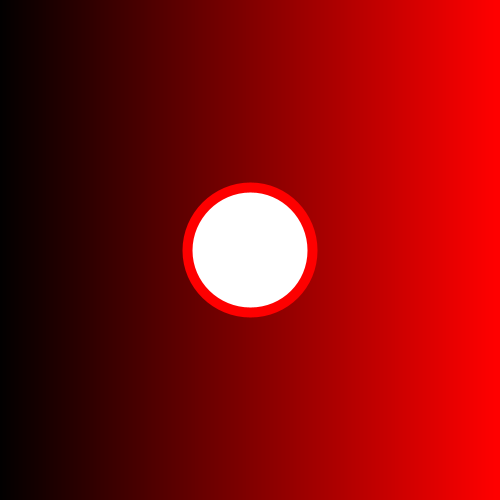
Frame 1 (no input)
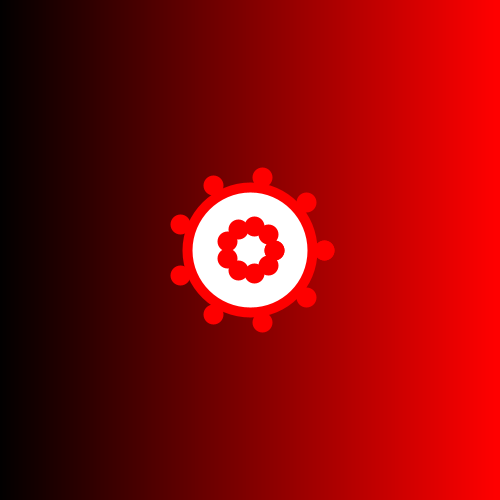
Frame 60 (the mouse pressed at the canvas centre just before this capture)
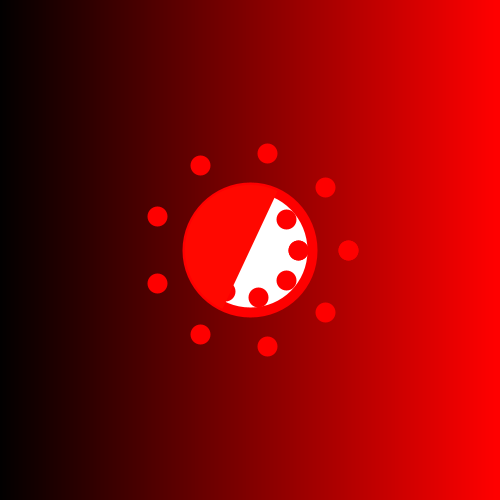
Frame 120 (the mouse held since frame 60 and released just before this capture)

The Processing sketch that drew these frames (run headless with seeded random() and noise(); from frame 60 on, the mouse is pressed at the canvas centre):

// Processing sketch: processing_113309
// ── processing_113309.pde

float hue = 0;
float timer = 0.0;
float radiusTimer = 0;
float animationTimer = 0;
float angle = 0;

void setup()
{
  size(500, 500);
  colorMode(HSB, 360, 100, 100);
  stroke(0, 0, 0);
  strokeWeight(10);
}

void draw()
{
  timer = timer + 0.0167;  //(1 / 60.0)
  radiusTimer = radiusTimer + .4;
  animationTimer = animationTimer + 0.0067;
  angle += .2;
  
  if (angle > TWO_PI)
  {
    angle = 0;
  }
  
  if (timer >= 0)
  {
    drawRainbow();
  }
  
  drawEllipse();
  
  if (timer >= .5)
  {
    drawCircle(radiusTimer);
  }
  
  if (timer >= 1)
  {
    drawCircle(50 + radiusTimer);
  }
  
  
  if (timer >= 2 && timer <= 5)
  {
    hue += 2;
  fill(hue, 100, 100);
  if(hue >= 360)
  {
    hue = 0;
  }
    noStroke();
    pushMatrix();
    translate(width/2, height/2);
    rotate(angle * 5);
    arc(0, 0, 130, 130, PI, TWO_PI);
    popMatrix();
  }
  
    if (timer >= 5.5)
  {
    drawCircle2(radiusTimer);
    hue += 2;
    fill(hue, 100, 100);
    if(hue >= 360)
    {
      hue = 0;
    }
    stroke(hue, 99, 99);
    drawCircle2(50 + radiusTimer);
    drawCircle2(25 + radiusTimer);
  }
  
  if (timer >= 8)
  {
    filter(INVERT);
    radiusTimer = radiusTimer - 4;
    drawCircle(1 + radiusTimer);
    drawCircle(5 + radiusTimer);
    drawCircle(10 + radiusTimer);
    drawCircle(15 + radiusTimer);
    drawCircle(20 + radiusTimer);
    drawCircle(25 + radiusTimer);
    drawCircle(30 + radiusTimer);
    drawCircle(35 + radiusTimer);
    drawCircle(40 + radiusTimer);
    drawCircle(60 + radiusTimer);
    drawCircle(65 + radiusTimer);
    drawCircle(70 + radiusTimer);
    drawCircle(75 + radiusTimer);
    drawCircle(80 + radiusTimer);
    drawCircle(85 + radiusTimer);
    drawCircle(90 + radiusTimer);
  }
  
  if (timer >= 10)
  {
    timer = 0;
  }
  else if (animationTimer >= 7)
  {
    drawEllipse3();
    scale(-angle/(random(65)));
  }  
  
}

float ellipseX = 0.0;

void drawEllipse1()
{
  ellipseX += 1;
  
  if (ellipseX > width)
  {
    ellipseX = 0;
  }
  
  float waveSpeed = 10;
  float waveHeight = 100;
  float angle = radians(ellipseX * waveSpeed);
  float ellipseY = sin(angle) * 100;
  fill(hue, 100, 100);
  ellipse(ellipseX, height/2 + ellipseY, 100, 100);
  
  //Add cosine
  ellipseY = cos(angle) * waveHeight;
  ellipse(ellipseX, height/2 + ellipseY, 100, 100);
  ellipse(height/2 + ellipseY, ellipseX, 100, 100);
}


void drawEllipse()
{
  ellipse(width/2, height/2, width/4, height/4);
}

void drawEllipse2()
{
  hue += 2;
  fill(hue, 100, 100);
  if(hue >= 360)
  {
    hue = 0;
  }
  ellipse(width/2, height/2, width/2, height/2);
}

void drawEllipse3()
{
  hue += 2;
  fill(hue, 100, 100);
  if(hue >= 360)
  {
    hue = 0;
  }
  ellipse(width/2, height/2, width/6, height/6);
}

void drawRainbow()
{
  for (int i = 0; i < width; i = i + 1)
  {
    float percent = i / (float)width;
    stroke(hue, 100, 100 * percent);
    line(i, 0, i, height);
  }
}

void drawCircle(float radius)
{
  int centX = height/2;
  int centY = width/2;
  
  float x, y;
  float lastx = centX + (radius * cos(0));
  float lasty = centY + (radius * sin(0));
  for (float ang = 0; ang <= 360; ang += 40)
  {
    float rad = radians(ang);
    x = centX + (radius * cos(rad));
    y = centY + (radius * sin(rad));
    ellipse(x, y, 10, 10);
    lastx = x;
    lasty = y;
  }
}

void drawCircle2(float radius)
{
  int centX = height/2;
  int centY = width/2;
  
  float x, y;
  float lastx = centX + (radius * cos(0));
  float lasty = centY + (radius * sin(0));
  for (float ang = 0; ang <= 360; ang += 1)
  {
    float rad = radians(ang);
    x = centX + (radius * cos(rad));
    y = centY + (radius * sin(rad));
    ellipse(x, y, 10, 10);
    lastx = x;
    lasty = y;
  }
}
